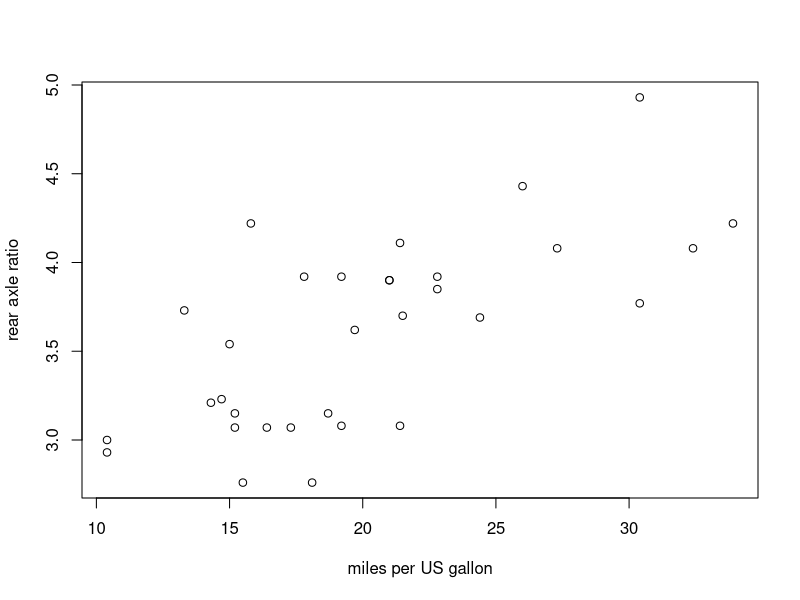
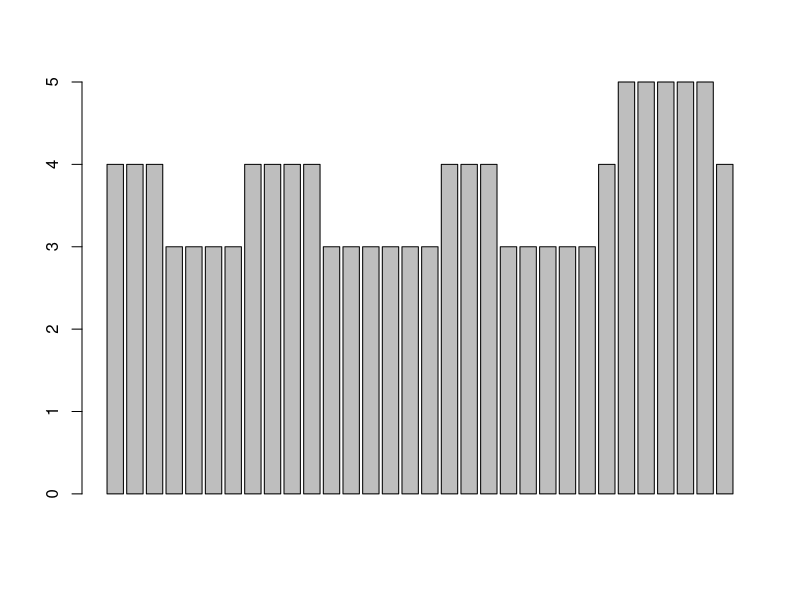
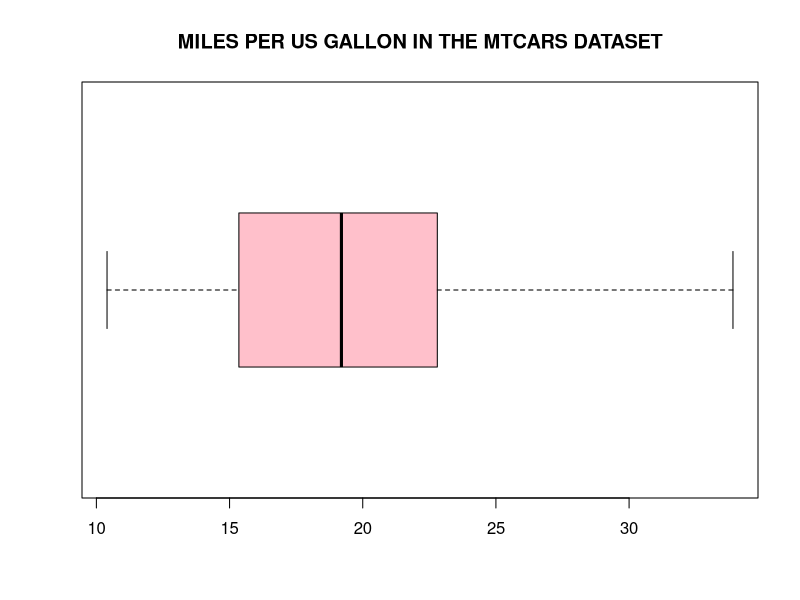
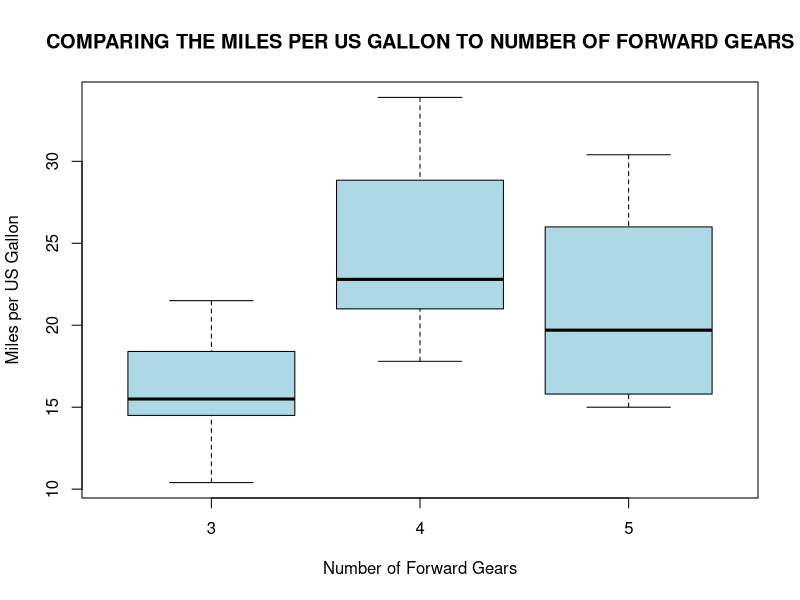

The R script that drew these images, in order:
# Homework 2

# 1: working with HairEyeColor
## 1a-b:
HEC <- c(32,11,10,3,53,50,25,15,3,30,5,8)
rnames <- c("Black Hair", "Brown Hair", "Blond Hair")
cnames <- c("Brown Eyes","Blue Eyes","Hazel Eyes","Green Eyes")
HairEyeColor1 <- matrix(HEC, nrow=3, ncol= 4, byrow=TRUE,
                       dimnames= list(rnames,cnames))
HairEyeColor1
## 1c-d:
HairEyeColor
is.array(HairEyeColor)  # returns TRUE; HairEyeColor is an array
## 1e: 
### (i): total number of respondents in the survey
total <- sum(HairEyeColor)
total
### (ii): total number of male respondents
totalmale <- sum(HairEyeColor[,,"Male"])
totalmale
### (iii): total number of respondents with blue eyes
totalblue <- sum(HairEyeColor[,"Blue",])
totalblue
### (iv): female repondents with red hair
femalered <- sum(HairEyeColor["Red",,"Female"])
femalered

# 2: use the mtcars data set
View(mtcars)
## 2a: plot mpg vs rear axle ratio using plot()
plot(mtcars$mpg,mtcars$drat,xlab= ("miles per US gallon"),
     ylab= ("rear axle ratio"))  # mpg is on the x axis
##2b: construct a barplot of number of forward gears
barplot(mtcars$gear)
## 2c: write code to get numeric summary of mtcars dataset
summary(mtcars)
## 2d: create boxplot of miles per gallon
options(scipen = 999)  # turn off scientific notation
boxplot( mtcars$mpg, main= toupper("miles per us gallon in the mtcars dataset"), col= "pink",horizontal= TRUE)
## 2e: create a side-by-side boxplot comparing mpg to number of gears
boxplot(mtcars$mpg~mtcars$gear, xlab= "Number of Forward Gears",ylab= "Miles per US Gallon",
        main= toupper("Comparing the Miles per US Gallon to Number of Forward Gears"), col= "light blue" )

# 3: Creating a List in R
## 3a: create a vector y with the following 6 objects
y <- c(77,44,33,"Hamilton","Bottas","Verstappen")
## 3b: create a list z with the same objects
z <- list(77,44,33,"Hamilton","Bottas","Verstappen")
### The vector y is stored as a vector of different datatypes that have been coerced to characters.
### The list z creates a dataset of the 6 variables in which their original type, num or chr, is maintained.
## 3c: add "Perez" and 11 to the list z
z <- append(z,"Perez",after= length(z))
z <- append(z, 11, after= length(z))
## 3d: write code to retrieve "Hamilton", "Bottas", and "Verstappen" from z
z[4:6]
is.list(z[4:6])  # returns TRUE
length(z[4:6])  # returns length of 3

# 4: working with matrices
## 4a: create a 4x4 matrix with elements 16-31 filled by row
x <- matrix(16:31,nrow= 4,ncol= 4,byrow= TRUE)
x
## 4b-c: name the columns C1,C2,C3,C4 and rows R1,R2,R3,R4
rnames <- c("R1","R2","R3","R4")
cnames <- c("C1","C2","C3","C4")
x <- matrix(16:31,nrow= 4,ncol= 4,byrow= TRUE, dimnames= list(rnames, cnames))
x
## 4d: return the third element in the second row
x[2,3]

# 5: create an array of two 3x4 matrices containing elements 1-20 filled by column
v <- 1:20
array <- array(v, dim = c(3,4,2))
array
## 5a: add suitable row, column, and matrix names
row.names <- c("r1","r2","r3")
col.names <- c("c1","c2","c3","c4")
matrix.names <- c("matrix 1","matrix 2")
array <- array(v, dim = c(3,4,2), dimnames= list(row.names,col.names,matrix.names))
array
## 5b: find the sum of the column elements
sumcol <- apply(array, 2, sum)
sumcol
## 5c: find the mean of the array elements
mean.elements <- apply(array, c(1,2), mean)
mean.elements  # mean of the elements at each index
is.matrix(mean.elements)  # returns true
mean.array <- mean(mean.elements)
mean.array  # mean of all 24 elements in the array
